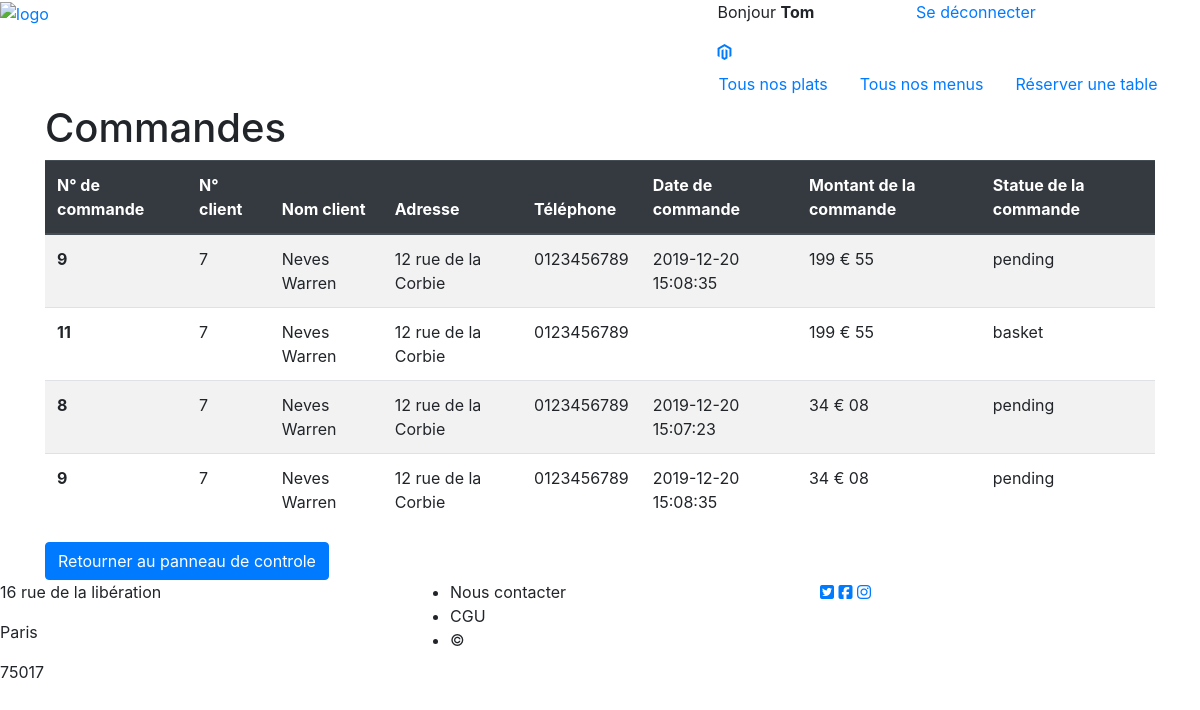
The page /index.php/administrateur/detail-des-commandes (signed in) on the database its author committed.
### tables this page shows
CREATE TABLE IF NOT EXISTS `order` (
  `id` int(11) UNSIGNED NOT NULL AUTO_INCREMENT,
  `user_id` int(11) UNSIGNED DEFAULT NULL,
  `orderDate` datetime DEFAULT NULL,
  `deliveryDate` datetime DEFAULT NULL,
  `status` varchar(100) NOT NULL,
  PRIMARY KEY (`id`),
  KEY `ibfc_order_1` (`user_id`)
);

CREATE TABLE IF NOT EXISTS `orderdetails` (
  `order_id` int(10) UNSIGNED NOT NULL,
  `menu_id` int(10) UNSIGNED NOT NULL,
  `quantity` int(10) NOT NULL,
  `priceEach` float NOT NULL,
  UNIQUE KEY `basket_unicity` (`menu_id`,`order_id`),
  KEY `ibfc_orderDetails_1` (`order_id`),
  KEY `ibfc_orderDetails_2` (`menu_id`)
);

CREATE TABLE IF NOT EXISTS `user` (
  `id` int(10) UNSIGNED NOT NULL AUTO_INCREMENT,
  `forname` varchar(50) NOT NULL,
  `lastname` varchar(50) NOT NULL,
  `adress` text NOT NULL,
  `numTel` varchar(50) DEFAULT NULL,
  `email` varchar(120) NOT NULL,
  `isAdmin` tinyint(1) NOT NULL DEFAULT '0',
  `pwd` varchar(255) NOT NULL,
  `signInDate` datetime NOT NULL,
  `lastLoginDate` datetime DEFAULT NULL,
  `image` varchar(150) DEFAULT NULL,
  PRIMARY KEY (`id`),
  UNIQUE KEY `email` (`email`)
);

### lib/Router.php (called while the page is built, shortened)
<?php
class Router
{
    private static $instance = null;
    private $allUrls;
    private $rootUrl;
    private $wwwPath;
    private $localhostPath;
    public function getRoute($requestPath)
    {
        if(isset($this->allRoutes[$requestPath]))
        {
            return $this->allRoutes[$requestPath];
        }else
        {
            throw new ErrorException("pas de route trouvé pour l'url:\"$requestPath\"");
        }
    }
    private function __construct()
    {
        $this->rootUrl = $_SERVER["SCRIPT_NAME"];
        $this->wwwPath = dirname($this->rootUrl)."/www";
        $this->localhostPath = $_SERVER["DOCUMENT_ROOT"];
        $this->allUrls =[];
        foreach ($this->allRoutes as $url=>$route)
        {
            $this->allUrls[$route["name"]] = $url;
        }
    }
    public function generateUrl($routeName)
    {
        if (isset($this->allUrls[$routeName]))
        {
            return $this->rootUrl.$this->allUrls[$routeName];
        }
        else
        {
            throw new ErrorException("pas de route\"$routeName\" dans le router");
        }
    }
    public function getWwwPath($absolute = false)
    {
        if ($absolute)
        {
            return $this->localhostPath.$this->wwwPath;
        }
        else
        {
            return $this->wwwPath;
        }
    }
    public static function getInstance()
    {
        if (self::$instance === null)
        {
            self::$instance = new Router();
        }
        return self::$instance;
    }
}

### index.php (called while the page is built, shortened)
<?php
require "lib/Kernel.php";
require "lib/Router.php";
require "lib/Database.php";
$kernel = new Kernel();
$kernel->run();

### app/class/UserSession.php (called while the page is built, shortened)
<?php
class UserSession
{
    private static $instance = null;
    public static function getInstance()
    {
        if (self::$instance === null)
        {
            self::$instance = new UserSession();
        }
        return self::$instance;
    }
    public function isAuthenticated()
    {
        return isset($_SESSION["user"]);
    }
    public  function isAdmin()
    {
        return $_SESSION["user"]["isAdmin"];
    }
    public  function getForname()
    {
        return $_SESSION["user"]["forname"];
    }
}

### lib/Database.php (called while the page is built)
<?php
class Database
{
    private static $instance = null;
    private $pdo;
    private function __construct()
    {
        $this->pdo = new PDO
        (
            "mysql:host=localhost;dbname=Resto_DB;
             charset=UTF8",
             "root",
             "",
            [
                PDO::ATTR_ERRMODE=>PDO::ERRMODE_EXCEPTION,
                PDO::ATTR_DEFAULT_FETCH_MODE=>PDO::FETCH_ASSOC,
            ]
        ) ;
    }
    public function getPdo()
    {
        return $this->pdo;
    }
    public static function getInstance()
    {
        if(self::$instance === null)
        {
            self::$instance = new Database();
        }
        return self::$instance;
    }
}

### app/controllers/AdminController.php (called while the page is built, shortened)
<?php
class AdminController
{
        public function showAllOrderAction()
    {
        $adminModel  = new AdminModel();
        $allOrders = $adminModel->showAllOrders();
        return[
            "template"=>
                [
                    "folder" => "admin",
                    "file" => "showAllOrder",
                ],
            "allOrders" => $allOrders,
            "neededScripts"=>
                [
                    "ajaxRemove.js",
                ],
        ];
    }
}

### app/models/AbstracModel.php (called while the page is built, shortened)
<?php
abstract class AbstracModel
{
    public function __construct()
    {
        $this->pdo = Database::getInstance()->getPdo();
    }
}

### app/models/AdminModel.php (called while the page is built, shortened)
<?php
class AdminModel extends AbstracModel
{
    public function showAllOrders()
    {
        $resp = $this->pdo->query("SELECT order_id, orderDate, deliveryDate, status, forname, lastname, adress, numTel, user_id, priceEach
                                             FROM `Order`
                                             INNER JOIN User ON User.id = order.user_id
                                             INNER JOIN OrderDetails ON  order_id = order.id
                                             ");
        return $resp->fetchAll();
    }
}

### app/class/TemplatingTools.php (called while the page is built, shortened)
<?php
class TemplatingTools
{
    private static $instance;
    public function priceFormat($price, $currency = "€")
    {
        return number_format($price, 2, "&nbsp;$currency&nbsp;", " ") ;
    }
    public static function getInstance()
    {
        if(self::$instance === null)
        {
            self::$instance = new TemplatingTools();
        }
        return self::$instance ;
    }
}

### www/views/admin/showAllOrderView.phtml (the view)
<h1>Commandes</h1>
<table class="table table-striped">
    <thead class="thead-dark">
    <tr>
        <th scope="col">N° de commande</th>
        <th scope="col">N° client</th>
        <th scope="col">Nom client</th>
        <th scope="col">Adresse</th>
        <th scope="col">Téléphone</th>
        <th scope="col">Date de commande</th>
        <th scope="col">Montant de la commande</th>
        <th scope="col">Statue de la commande</th>
    </tr>
    </thead>
    <tbody>
    <?php foreach ($allOrders as $order):?>
        <tr>
            <th scope="row"><?=$order['order_id']?></th>
            <td><?=$order['user_id']?></td>
            <td><?=$order['lastname']?> <?=$order['forname']?></td>
            <td><?=$order['adress']?></td>
            <td><?=$order['numTel']?></td>
            <td><?=$order['orderDate']?></td>
            <td><?=TemplatingTools::getInstance()->priceFormat($order['priceEach'])?></td>
            <td class="<?=$order['status']?>"><?=$order['status']?></td>
        </tr>
    <?php endforeach;?>
    </tbody>
</table>
<a class="btn btn-primary" href="<?= Router::getInstance()->generateUrl("resto_admin_interface")?>" role="button">Retourner au panneau de controle</a>

### lib/Kernel.php (shortened to what this page needs)
<?php
class Kernel
{
    private $viewData ;
    public function __construct()
    {
        $this->viewData = [] ;
    }
    public function loadClass($class)
    {
        if(substr($class,  -10) == "Controller")
        {
            $filename = "app/controllers/$class.php";
        }
        elseif(substr($class,  -5) == "Model")
        {
            $filename = "app/models/$class.php";
        }
        else
        {
            $filename = "app/class/$class.php";
        }
    }
    public function run()
    {
        if (isset($_SERVER["PATH_INFO"]))
        {
            $requestPath = $_SERVER["PATH_INFO"];
        }
        else
        {
            $requestPath ="/";
        }
        $router = Router::getInstance() ;
        $requestRoute = $router->getRoute($requestPath);
        $controllerName = $requestRoute["controller"]."Controller";
        $controller = new $controllerName();
        $methodName = $requestRoute["method"]."Action" ;
        if(method_exists($controller, $methodName))
        {
            $this->viewData = array_merge(
                $this->viewData,
                (array)$controller->$methodName()
            ) ;
            $this->renderResponse() ;
        }
        else
        {
            throw new ErrorException("La méthode \"$methodName\" n'a pue etre trouvée dans le controleur \"$controllerName\"") ;
        }
    }
    public function renderResponse()
    {
        extract($this->viewData,EXTR_OVERWRITE);
        $router = Router::getInstance() ;
        if (isset($template))
        {
            include "www/views/layout.phtml";
        }
        elseif(isset($redirect))
        {
            header("Location:".$router->generateUrl($redirect)) ;
            die() ;
        }
        elseif(isset($jsonResponse))
        {
            echo json_encode($jsonResponse);
            die();
        }
        else
        {
            throw new ErrorException("Format de réponse non reconnue");
        }
    }
}

### www/views/layout.phtml (shortened to what this page needs)
<!doctype html>
<html lang="fr">
<head>
    <link rel="stylesheet" href="<?= $router->getWwwPath()?>/css/normalize.css">
    <link rel="stylesheet" href="https://stackpath.bootstrapcdn.com/bootstrap/4.3.1/css/bootstrap.min.css">
    <link rel="stylesheet" href="<?= $router->getWwwPath()?>/css/style.css?b=<?= date("ymdHis")?>">
</head>
<body>
<header>
    <section class="row justify-content-between">
        <article class="col-sm-4" id="logo">
            <a href="<?= Router::getInstance()->generateUrl("resto_home_main")?>"><img src="<?= $router->getWwwPath()?>/img/logo.jpg" alt="logo"></a>
        </article>
        <article class="col-sm-5" id="portail">
           <?php if ( UserSession::getInstance()->isAuthenticated()):?>
           <div class="row">
                <p class="col-5">Bonjour <strong><?= UserSession::getInstance()->getForname()?></strong></p>
               <a href="<?= Router::getInstance()->generateUrl("resto_user_logout") ?>" id="deconnection">Se déconnecter</a>
           </div>
           <?php else: ?>
               <a href="<?= Router::getInstance()->generateUrl("resto_user_login") ?>">Se connecter</a>
               <br>
               <a href="<?= Router::getInstance()->generateUrl("resto_user_create") ?>">S'inscrire</a>
           <?php endif ;?>
            <?php if (UserSession::getInstance()->isAdmin()):?>
                <a href="<?= Router::getInstance()->generateUrl("resto_admin_interface") ?>"><i class="fab fa-magento"></i></a>
            <?php else: ?>
                <a href="<?= Router::getInstance()->generateUrl("resto_order_show") ?>"><i class="fas fa-shopping-cart"></i></a>
            <?php endif;?>
            <ul class="nav row align-items-end">
                <li class="nav-item">
                    <a href="<?= Router::getInstance()->generateUrl("resto_dish_showall") ?>" class="nav-link navigation" >Tous nos plats</a>
                </li>
                <li class="nav-item">
                    <a href="<?= Router::getInstance()->generateUrl("resto_menu_showall") ?>" class="nav-link navigation" >Tous nos menus</a>
                </li>
                <?php if  (UserSession::getInstance()->isAuthenticated()): ?>
                    <li class="nav-item">
                        <a href="<?= Router::getInstance()->generateUrl("resto_booking_create") ?>" class="nav-link navigation" >Réserver une table</a>
                    </li>
                <?php endif ;?>
            </ul>
        </article>
    </section>
</header>
<main class="container">
    <?php include $templatePath ?>
</main>
<footer>
    <section class="row">
        <article class="col-sm-4">
            <p>16 rue de la libération</p>
            <p>Paris</p>
            <p>75017</p>
        </article>
        <article class="col-sm-4">
            <ul>
                <li>Nous contacter</li>
                <li>CGU</li>
                <li>©</li>
            </ul>
        </article>
        <article class="col-sm-4" id="reseau">
            <a href="#"><i class="fab fa-twitter-square"></i></a>
            <a href="#"><i class="fab fa-facebook-square"></i></a>
                <a href="#"><i class="fab fa-instagram"></i></a>
        </article>
    </section>
</footer>
</body>
</html>

### rows shown on the page
order: orderdetails.order_id "9", user "7", user.lastname "Neves", user.forname "Warren", user.adress "12 rue de la Corbie", user.numTel "0123456789", orderDate "2019-12-20 15:08:35", orderdetails.priceEach "199 € 55", status "pending", orderdetails.priceEach "34 € 08"
order: orderdetails.order_id "11", user "7", user.lastname "Neves", user.forname "Warren", user.adress "12 rue de la Corbie", user.numTel "0123456789", orderdetails.priceEach "199 € 55", status "basket"
order: orderdetails.order_id "8", user "7", user.lastname "Neves", user.forname "Warren", user.adress "12 rue de la Corbie", user.numTel "0123456789", orderDate "2019-12-20 15:07:23", orderdetails.priceEach "34 € 08", status "pending"

### other values the page prints
UserSession::getInstance()->getForname() "Tom"
